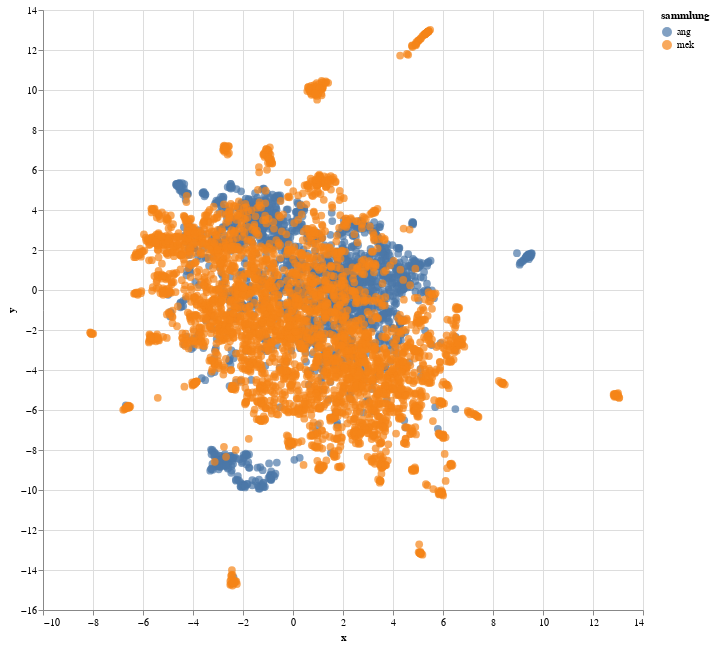

Notebook cell for this chart:
### Code cell
df_joined_umap2 = runUmapOnDf(df_title).join(data['sammlung'])
alt.data_transformers.disable_max_rows()
alt.Chart(df_joined_umap2).encode(
      x='x',
      y='y',
      color='sammlung'
  ).mark_circle(size=60).properties(
      width=600, height=600
  ).interactive()

### Figure 1 — Vega-Lite specification as saved in the notebook (floating-point values rounded to 4 significant figures; data arrays with more than 128 entries replaced by an {"elided": "..."} marker saying what was removed)
{"config": {"view": {"continuousWidth": 400, "continuousHeight": 300}}, "data": {"name": "data-a398e1a966fd36eb339ff0d69874f734"}, "mark": {"type": "circle", "size": 60}, "encoding": {"color": {"type": "nominal", "field": "sammlung"}, "x": {"type": "quantitative", "field": "x"}, "y": {"type": "quantitative", "field": "y"}}, "height": 600, "selection": {"selector022": {"type": "interval", "bind": "scales", "encodings": ["x", "y"]}}, "width": 600, "$schema": "https://vega.github.io/schema/vega-lite/v4.8.1.json", "datasets": {"data-a398e1a966fd36eb339ff0d69874f734": {"elided": "5142 records"}}}
